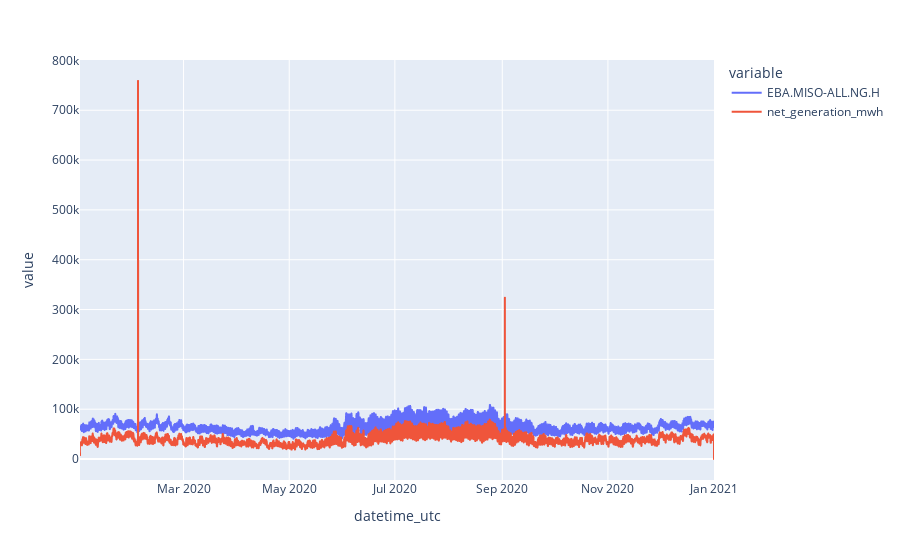

The cell this chart's notebook holds for it:
### Code cell
toplot = new[new.fuel_category == "total"]
toplot = toplot.merge(orig.df[KEYS["E"]["NG"]%ba], how='left', left_on='datetime_utc', right_index=True)

px.line(toplot, y=[KEYS["E"]["NG"]%ba, "net_generation_mwh"], x="datetime_utc")

### Figure 1 — Plotly figure (JSON) as saved in the notebook; plotly's stock layout.template omitted (floating-point values rounded to 4 significant figures; data arrays with more than 128 entries replaced by an {"elided": "..."} marker saying what was removed)
{"data": [{"hovertemplate": "variable=EBA.MISO-ALL.NG.H<br>datetime_utc=%{x}<br>value=%{y}<extra></extra>", "legendgroup": "EBA.MISO-ALL.NG.H", "line": {"color": "#636efa", "dash": "solid"}, "marker": {"symbol": "circle"}, "mode": "lines", "name": "EBA.MISO-ALL.NG.H", "showlegend": true, "type": "scattergl", "x": {"elided": "8786 str values"}, "xaxis": "x", "y": {"elided": "8786 int values"}, "yaxis": "y"}, {"hovertemplate": "variable=net_generation_mwh<br>datetime_utc=%{x}<br>value=%{y}<extra></extra>", "legendgroup": "net_generation_mwh", "line": {"color": "#EF553B", "dash": "solid"}, "marker": {"symbol": "circle"}, "mode": "lines", "name": "net_generation_mwh", "showlegend": true, "type": "scattergl", "x": {"elided": "8786 str values"}, "xaxis": "x", "y": {"elided": "8786 float values"}, "yaxis": "y"}], "layout": {"legend": {"title": {"text": "variable"}, "tracegroupgap": 0}, "margin": {"t": 60}, "xaxis": {"anchor": "y", "domain": [0, 1], "title": {"text": "datetime_utc"}}, "yaxis": {"anchor": "x", "domain": [0, 1], "title": {"text": "value"}}}}
